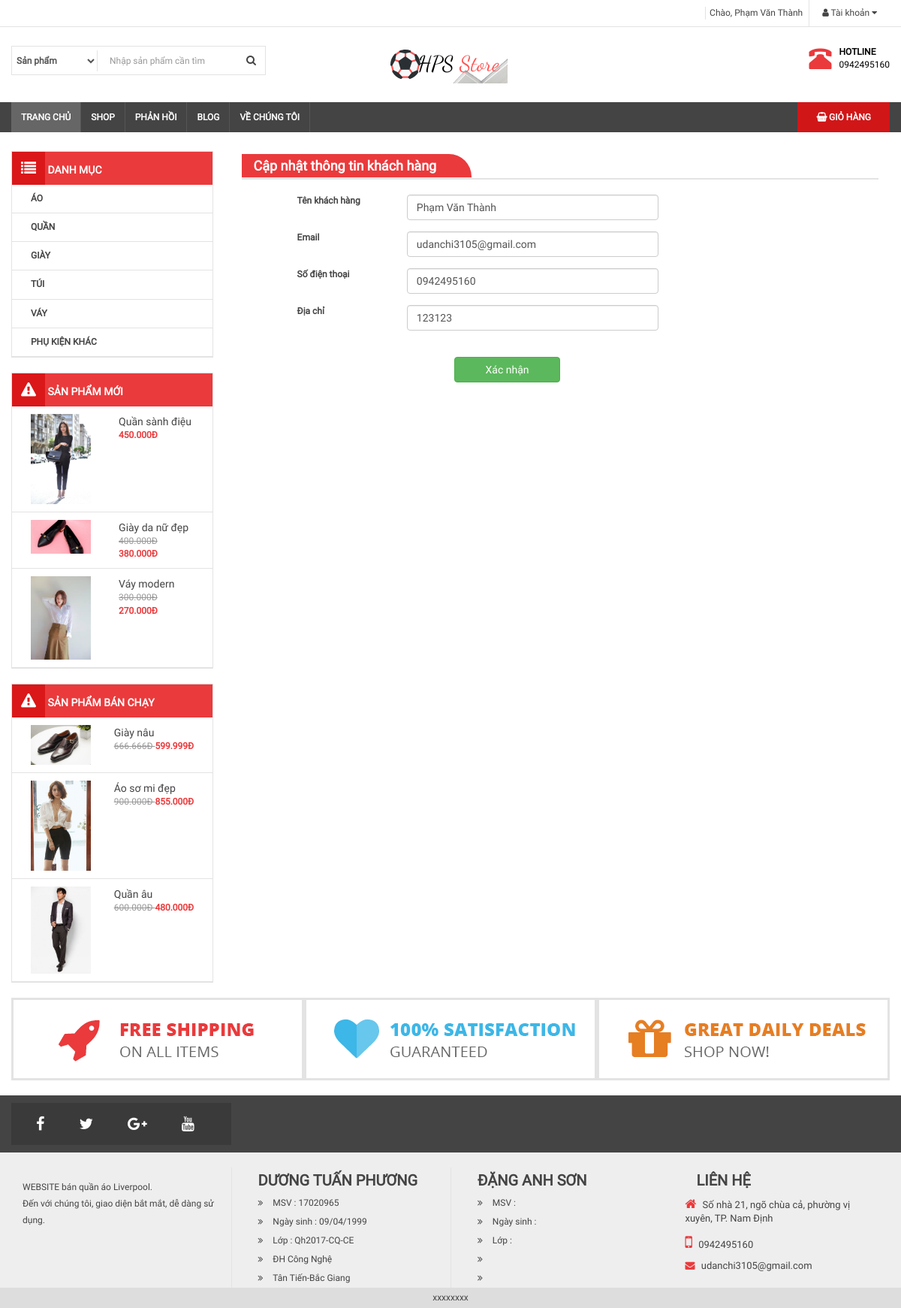
Page /thong-tin-user.php (signed in) on the committed database.
### tables this page shows
CREATE TABLE `category` (
  `id` int(11) NOT NULL,
  `name` varchar(100) DEFAULT NULL,
  `slug` varchar(100) DEFAULT NULL,
  `images` varchar(100) DEFAULT NULL,
  `banner` varchar(100) DEFAULT NULL,
  `home` tinyint(4) DEFAULT 0,
  `status` tinyint(4) DEFAULT 1,
  `created_at` timestamp NULL DEFAULT current_timestamp() ON UPDATE current_timestamp(),
  `updated_at` timestamp NULL DEFAULT current_timestamp() ON UPDATE current_timestamp()
);

CREATE TABLE `product` (
  `id` int(11) NOT NULL,
  `name` varchar(100) DEFAULT NULL,
  `slug` varchar(100) DEFAULT NULL,
  `price` int(11) DEFAULT NULL,
  `sale` tinyint(4) DEFAULT 0,
  `thunbar` varchar(100) DEFAULT NULL,
  `category_id` int(11) DEFAULT NULL,
  `content` varchar(255) DEFAULT NULL,
  `number` int(11) NOT NULL DEFAULT 0,
  `head` int(11) DEFAULT 0,
  `view` int(11) DEFAULT 0,
  `hot` tinyint(4) DEFAULT 0,
  `pay` int(11) DEFAULT 0,
  `created_at` timestamp NULL DEFAULT current_timestamp() ON UPDATE current_timestamp(),
  `updated_at` timestamp NULL DEFAULT current_timestamp()
);

CREATE TABLE `users` (
  `id` int(11) NOT NULL,
  `name` varchar(100) DEFAULT NULL,
  `email` varchar(100) DEFAULT NULL,
  `password` varchar(50) DEFAULT NULL,
  `phone` char(15) DEFAULT NULL,
  `address` varchar(100) DEFAULT NULL,
  `avatar` varchar(100) DEFAULT NULL,
  `status` tinyint(4) DEFAULT 1,
  `token` varchar(50) DEFAULT NULL,
  `created_at` timestamp NULL DEFAULT current_timestamp(),
  `updated_at` timestamp NULL DEFAULT current_timestamp() ON UPDATE current_timestamp()
);

### libraries/database.php (called while the page is built, shortened)
<?php
    class Database
    {
        public $link;
        public function __construct()
        {
            $this->link = mysqli_connect("localhost","root","","webliv") or die ();
            mysqli_set_charset($this->link,"utf8");
        }
        public function fetchsql( $sql )
        {
            $result = mysqli_query($this->link,$sql) or die("Lỗi  truy vấn sql " .mysqli_error($this->link));
            $data = [];
            if( $result)
            {
                while ($num = mysqli_fetch_assoc($result))
                {
                    $data[] = $num;
                }
            }
            return $data;
        }
        public function fetchID($table , $id )
        {
            $sql = "SELECT * FROM {$table} WHERE id = $id ";
            $result = mysqli_query($this->link,$sql) or die("Lỗi  truy vấn fetchID " .mysqli_error($this->link));
            return mysqli_fetch_assoc($result);
        }
         public function fetchAll($table)
        {
            $sql = "SELECT * FROM {$table} WHERE 1" ;
            $result = mysqli_query($this->link,$sql) or die("Lỗi Truy Vấn fetchAll " .mysqli_error($this->link));
            $data = [];
            if( $result)
            {
                while ($num = mysqli_fetch_assoc($result))
                {
                    $data[] = $num;
                }
            }
            return $data;
        }
    }
?>

### autoload/autoload.php (called while the page is built, shortened)
<?php
    require_once  __DIR__. "/../libraries/database.php";
    require_once  __DIR__. "/../libraries/function.php";
    $db = new database;
  $category = $db->fetchAll("category");
  $sqlNew = "SELECT * FROM product WHERE 1 ORDER BY ID DESC LIMIT 3";
	$productNew = $db->fetchsql($sqlNew);
  $sqnPay = "SELECT * FROM product WHERE 1 ORDER BY PAY DESC LIMIT 3";
  $productPay = $db->fetchsql($sqnPay);
 ?>

### libraries/function.php (called while the page is built, shortened)
<?php
    function base_url()
    {
        return $url  = "http://localhost/thanhphp/";
    }
    function uploads()
    {
        return base_url() . "public/uploads/";
    }
    function formatPrice($number)
    {
        $number = intval($number);
        return $number = number_format($number,0,',','.') ."đ" ;
    }
    function formatpricesale($number,$sale)
    {
        $number = intval($number);
        $sale = intval($sale);
        $price = $number*(100 - $sale)/100;
        return formatPrice($price);
    }
 ?>

### thong-tin-user.php (the view, shortened to what this page needs)
<?php
	require_once  __DIR__. "/autoload/autoload.php";
	$user = $db->fetchID("users",intval($_SESSION['name_id']));
    $users = $db->fetchAll("users");
?>
    <?php require_once  __DIR__. "/layouts/header.php"; ?>
        <div class="col-md-9 ">
            <section class="box-main1">
                <h3 class="title-main"><a href=""> Cập nhật thông tin khách hàng</a> </h3>
                <form action="" method="POST" class="form-horizontal formcustome" role="form" style="margin-top: 20px">
            		<div class="form-group">
            			<label class="col-md-2 col-md-offset-1"> Tên khách hàng</label>
            			<div class="col-md-5">
            				<input type="text"   name="name" placeholder=" Phạm Văn Thành " class="form-control" value="<?php echo $user['name'] ?>">
            			</div>
            		</div>
            		<div class="form-group">
            			<label class="col-md-2 col-md-offset-1"> Email</label>
            			<div class="col-md-5">
            				<input type="email"   name="email" placeholder=" udanchi3105@gmail.com" class="form-control" value="<?php echo $user['email'] ?>">
            			</div>
            		</div>
            		<div class="form-group">
            			<label class="col-md-2 col-md-offset-1"> Số điện thoại</label>
            			<div class="col-md-5">
            				<input type="number"  name="phone" placeholder=" 0942495160" class="form-control"
            				value="<?php echo $user['phone'] ?>">
            			</div>
            		</div>
            		<div class="form-group">
            			<label class="col-md-2 col-md-offset-1"> Địa chỉ</label>
            			<div class="col-md-5">
            				<input type="text"   name="address" placeholder="Nam Trực - Nam Định" class="form-control" value="<?php echo $user['address'] ?>">
            			</div>
            		</div>
            		<button type="submit" class="btn btn-success col-md-2 col-md-offset-4" style="margin-top: 20px;">Xác nhận</button>
                </form>
            </section>
        </div>
    <?php require_once  __DIR__. "/layouts/footer.php"; ?>

### layouts/header.php (shortened to what this page needs)
<!DOCTYPE html>
<html>
    <head>
        <link rel="stylesheet" href="https://use.fontawesome.com/releases/v5.6.1/css/all.css">
        <link rel="stylesheet" type="text/css" href="/webliv/public/frontend/css/font-awesome.min.css">
        <link rel="stylesheet" type="text/css" href="/webliv/public/frontend/css/bootstrap.min.css">
        <link rel="stylesheet" type="text/css" href="/webliv/public/frontend/css/slick.css"/>
        <link rel="stylesheet" type="text/css" href="/webliv/public/frontend/css/slick-theme.css"/>
        <link rel="stylesheet" type="text/css" href="/webliv/public/frontend/css/style.css">
    </head>
    <body>
        <div id="wrapper">
            <div id="header">
                <div id="header-top">
                    <div class="container">
                        <div class="row clearfix">
                            <div class="col-md-6">
                                <nav id="header-nav-top">
                                    <ul class="list-inline pull-right" id="headermenu">
                                        <?php if (isset($_SESSION['name_user'])): ?>
                                            <li>Chào, <?php echo $_SESSION['name_user']; ?></li>
                                                <li>
                                                <a href="#"><i class="fa fa-user"> </i> Tài khoản <i class="fa fa-caret-down"></i></a>
                                            </li>
                                        <?php endif; ?>
                                    </ul>
                                </nav>
                            </div>
                        </div>
                    </div>
                </div>
                <div class="container">
                    <div class="row" id="header-main">
                        <div class="col-md-5">
                            <form class="form-inline" action="tim-kiem.php">
                                <div class="form-group">
                                    <label>
                                        <select name="category" class="form-control">
                                            <option> Sản phẩm</option>
                                        </select>
                                    </label>
                                    <input type="text" name="keyword" placeholder=" Nhập sản phẩm cần tìm" class="form-control">
                                    <button type="submit" class="btn btn-default"><i class="fa fa-search"></i></button>
                                </div>
                            </form>
                        </div>
                        <div class="col-md-4">
                            <a href="">
                                <img class="" src="../../webliv/public/frontend/images/logo.png">
                            </a>
                        </div>
                        <div class="col-md-3" id="header-right">
                            <div class="pull-right">
                                <div class="pull-left">
                                    <i class="glyphicon glyphicon-phone-alt"></i>
                                </div>
                                <div class="pull-right">
                                    <p id="hotline">HOTLINE</p>
                                    <p>0942495160</p>
                                </div>
                            </div>
                        </div>
                    </div>
                </div>
            </div>
            <div id="menunav">
                <div class="container">
                    <nav>
                        <div class="home pull-left">
                            <a href="index.php">Trang chủ</a>
                        </div>
                        <ul id="menu-main">
                            <li>
                                <a href="">Shop</a>
                            </li>
                            <li>
                                <a href="phan-hoi.php">Phản hồi</a>
                            </li>
                            <li>
                                <a href="">Blog</a>
                            </li>
                            <li>
                                <a href="gioi-thieu.php">Về chúng tôi</a>
                            </li>
                        </ul>
                        <ul class="pull-right" id="main-shopping">
                            <li>
                                <a href="gio-hang.php"><i class="fa fa-shopping-basket"> </i> Giỏ hàng</a>
                            </li>
                        </ul>
                    </nav>
                </div>
            </div>
            <div id="maincontent">
                <div class="container">
                    <div class="col-md-3  fixside" >
                        <div class="box-left box-menu" >
                            <h3 class="box-title"><i class="fa fa-list"></i>  Danh mục</h3>
                            <ul>
                                <?php foreach ($category as $item) :?>
                                    <li> <a href="danh-muc-san-pham.php?id=<?php echo $item['id']  ?>"> <?php echo $item['name'] ?> </a></li>
                                <?php endforeach; ?>
                            </ul>
                        </div>
                        <div class="box-left box-menu">
                            <h3 class="box-title"><i class="fa fa-warning"></i>  Sản phẩm mới </h3>
                            <ul>
                               <?php foreach ($productNew as $item):?>
                                    <li class="clearfix">
                                    <a href="chi-tiet-san-pham.php?id= <?php echo $item['id'] ?>">
                                       <img src="<?php echo uploads() ?>/product/<?php echo $item['thunbar']?>" width="80px" height="80px" class="img-responsive pull-left">
                                        <div class="info pull-right">
                                            <p class="name"> <?php echo $item['name'] ?></p >
                                            <?php if ($item['sale'] > 0): ?>
                                                <p> <strike class="sale"><?php echo formatPrice($item['price']) ?> </strike> <br><b class="price"><?php echo formatpricesale($item['price'],$item['sale']) ?></b>
                                            <?php else: ?>
                                                <b class="price"><?php echo formatPrice($item['price']) ?></b>
                                            <?php endif ?>
                                        </div>
                                    </a>
                                </li>
                                <?php endforeach; ?>
                            </ul>
                        </div>
                        <div class="box-left box-menu">
                            <h3 class="box-title"><i class="fa fa-warning"></i>  Sản phẩm bán chạy </h3>
                            <ul>
                                 <?php foreach ($productPay as $item):?>
                                    <li class="clearfix">
                                    <a href="chi-tiet-san-pham.php?id= <?php echo $item['id'] ?>">
                                       <img src="<?php echo uploads() ?>/product/<?php echo $item['thunbar']?>" width="80px" height="80px" class="img-responsive pull-left">
                                        <div class="info pull-right">
                                            <p class="name"> <?php echo $item['name'] ?></p >
                                            <?php if ($item['sale'] > 0): ?>
                                                <p> <strike class="sale"><?php echo formatPrice($item['price']) ?> </strike> <b class="price"><?php echo formatpricesale($item['price'],$item['sale']) ?></b>
                                            <?php else: ?>
                                                <b class="price"><?php echo formatPrice($item['price']) ?></b>
                                            <?php endif ?>
                                        </div>
                                    </a>
                                </li>
                                <?php endforeach; ?>
                            </ul>
                        </div>
                    </div>

### rows in the picture
category: name "ÁO"
category: name "QUẦN"
category: name "GIÀY"
category: name "TÚI"
category: name "VÁY"
category: name "PHỤ KIỆN KHÁC"
product: thunbar (picture), name "Quần sành điệu", price "450.000Đ"
product: thunbar (picture), name "Giày da nữ đẹp", price "400.000Đ", formatpricesale($item['price'],$item['sale']) "380.000Đ"
product: thunbar (picture), name "Váy modern", price "300.000Đ", formatpricesale($item['price'],$item['sale']) "270.000Đ"
product: thunbar (picture), name "Giày nâu", price "666.666Đ", formatpricesale($item['price'],$item['sale']) "599.999Đ"
product: thunbar (picture), name "Áo sơ mi đẹp", price "900.000Đ", formatpricesale($item['price'],$item['sale']) "855.000Đ"
product: thunbar (picture), name "Quần âu", price "600.000Đ", formatpricesale($item['price'],$item['sale']) "480.000Đ"
users: name "Phạm Văn Thành", email "udanchi3105@gmail.com", phone "0942495160", address "123123"

### other values in the picture
$_SESSION['name_user'] "Phạm Văn Thành"
